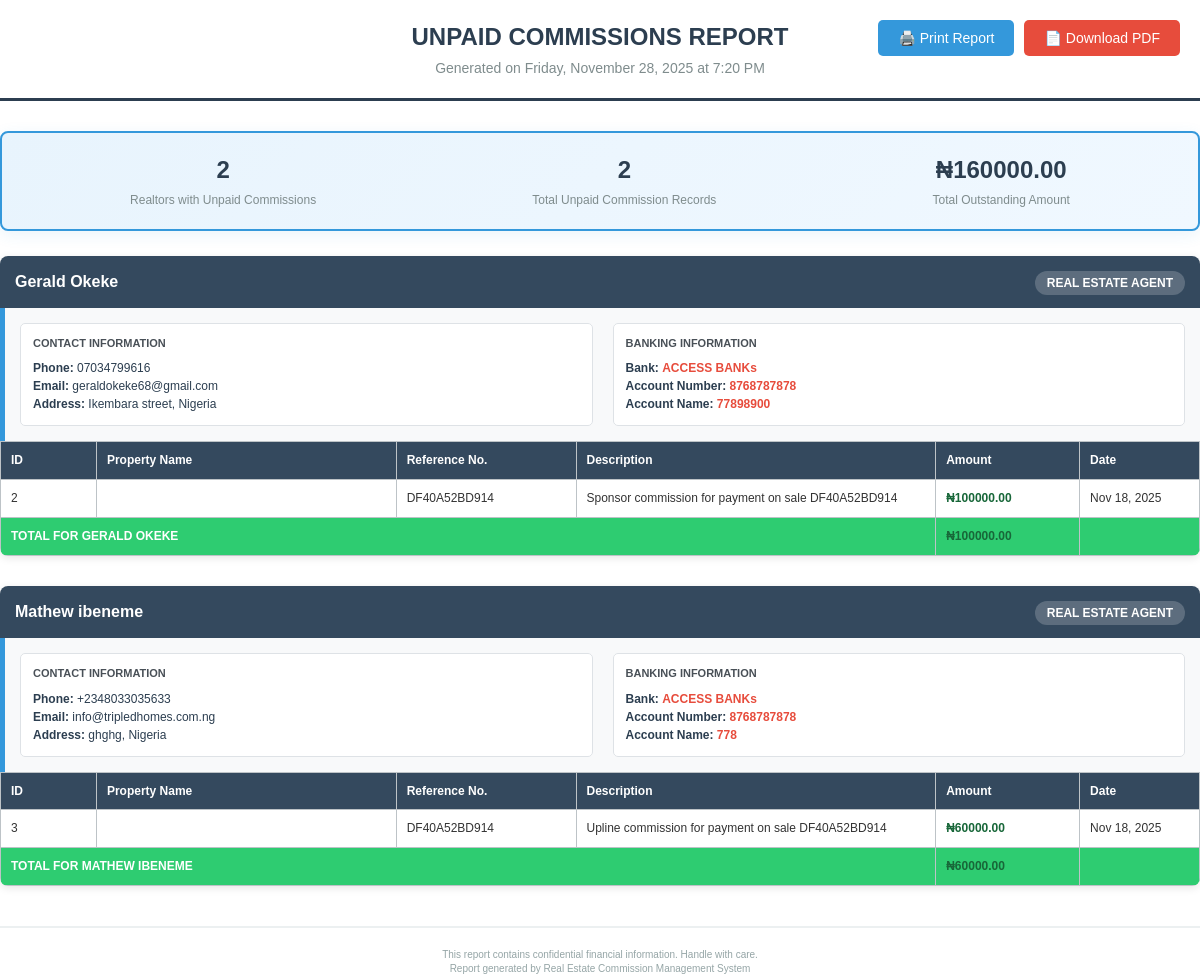
The page /commissions/unpaid/print/ (signed in) on the database as committed earlier.
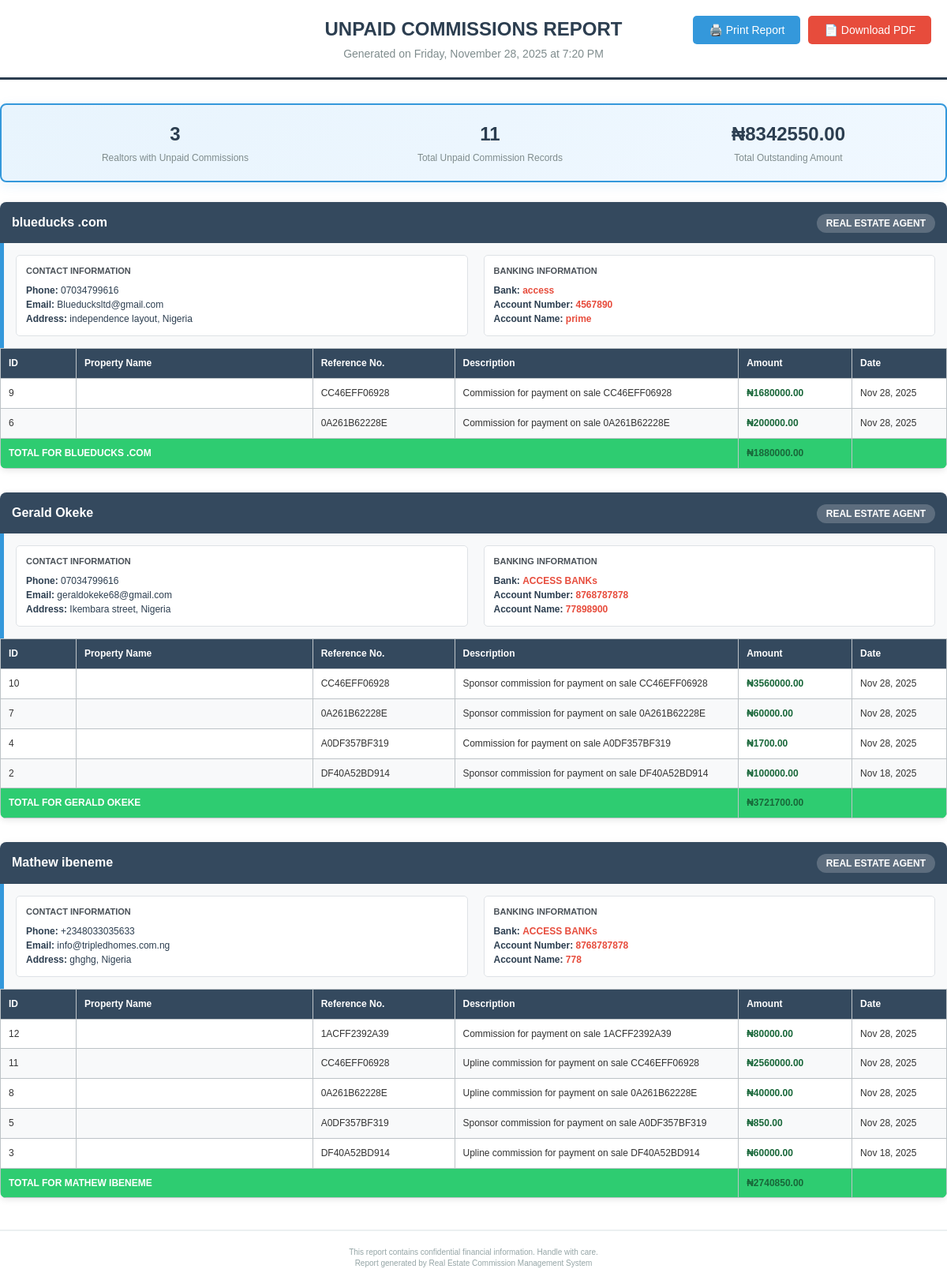
The same page on the database as committed later.
### tripled/models.py (models this page shows, shortened)
class Realtor(models.Model):
    STATUS_CHOICES = [
        ('regular', 'Regular Realtor'),
        ('executive', 'Executive Realtor'),
    ]
    first_name = models.CharField(max_length=100,blank=True, null=True)
    last_name = models.CharField(max_length=100,blank=True, null=True)
    email = models.EmailField(unique=True, blank=True, null=True)
    phone = models.CharField(max_length=20,blank=True, null=True)
    image = models.ImageField(upload_to='realtors/', blank=True, null=True)
    address = models.CharField(max_length=255,blank=True, null=True)
    country = models.CharField(max_length=100,blank=True, null=True)
    status = models.CharField(
        max_length=20,
        choices=STATUS_CHOICES,
        default='regular',
        help_text="Realtor status - can be changed by admin"
    )
    account_number = models.CharField(max_length=50,blank=True, null=True)
    bank_name = models.CharField(max_length=100,blank=True, null=True)
    account_name = models.CharField(max_length=100,blank=True, null=True)
    referral_code = models.CharField(max_length=8, unique=True)
    sponsor_code = models.CharField(max_length=8, blank=True, null=True)
    sponsor = models.ForeignKey('self', on_delete=models.SET_NULL, blank=True, null=True, related_name='referrals')
    total_commission = models.DecimalField(max_digits=12, decimal_places=2, default=0.00)
    paid_commission = models.DecimalField(max_digits=12, decimal_places=2, default=0.00)
    created_at = models.DateTimeField(auto_now_add=True)
    updated_at = models.DateTimeField(auto_now=True)
    @property
    def full_name(self):
        return f"{self.first_name} {self.last_name}"
    @property
    def is_executive(self):
        return self.status == 'executive'
    class Meta:
        ordering = ['status', 'last_name', 'first_name']  # Executive realtors first
        indexes = [
            models.Index(fields=['status']),
            models.Index(fields=['referral_code']),
        ]

class Commission(models.Model):
    realtor = models.ForeignKey(Realtor, on_delete=models.CASCADE, related_name='commissions')
    amount = models.DecimalField(max_digits=12, decimal_places=2)
    description = models.CharField(max_length=255)  # e.g., "Commission for Property XYZ sale"
    property_reference = models.CharField(max_length=100, blank=True, null=True)  # Reference to property sold
    is_paid = models.BooleanField(default=False)
    paid_date = models.DateTimeField(blank=True, null=True)
    created_at = models.DateTimeField(auto_now_add=True)

### tripled/views.py (the view)
# urls.py: path('commissions/unpaid/print/', views.unpaid_commissions_print, name='unpaid_commissions_print'),
@login_required
@admin_required
def unpaid_commissions_print(request):
    unpaid_commissions = (
        Commission.objects.filter(is_paid=False)
        .select_related("realtor")
        .order_by("realtor__last_name", "realtor__first_name", "-created_at")
    )
    property_sales = {}
    for commission in unpaid_commissions:
        if commission.property_reference:
            try:
                sale = PropertySale.objects.select_related("property_item").get(
                    reference_number=commission.property_reference
                )
                property_sales[commission.property_reference] = sale
            except PropertySale.DoesNotExist:
                property_sales[commission.property_reference] = None
    from django.db import models
    total_unpaid_amount = (
        unpaid_commissions.aggregate(total=models.Sum("amount"))["total"] or 0
    )
    commissions_by_realtor = {}
    for commission in unpaid_commissions:
        realtor_id = commission.realtor.id
        if realtor_id not in commissions_by_realtor:
            commissions_by_realtor[realtor_id] = {
                "realtor": commission.realtor,
                "commissions": [],
                "total": 0,
            }
        commissions_by_realtor[realtor_id]["commissions"].append(commission)
        commissions_by_realtor[realtor_id]["total"] += commission.amount
    context = {
        "unpaid_commissions": unpaid_commissions,
        "commissions_by_realtor": commissions_by_realtor,
        "property_sales": property_sales,
        "total_unpaid_amount": total_unpaid_amount,
        "total_realtors": len(commissions_by_realtor),
        "total_commissions_count": unpaid_commissions.count(),
        "print_date": timezone.now(),
    }
    return render(request, "user/unpaid_commissions_print.html", context)

### tripled/helper.py (called while the page is built, shortened)
def admin_required(view_func):
    @wraps(view_func)
    def wrapper(request, *args, **kwargs):
        if not request.user.is_authenticated:
            messages.error(request, 'Please log in to access this page.')
            return redirect('signin')
        if request.user.is_superuser or request.user.is_staff:
            return view_func(request, *args, **kwargs)
    return wrapper

### tripled/templates/user/unpaid_commissions_print.html (shortened to what the changed rows need)
{% load dict_extras %}
<!DOCTYPE html>
<html lang="en">
<head>
</head>
<body>
    <div class="header">
        <h1>UNPAID COMMISSIONS REPORT</h1>
    </div>
    <div class="summary-section">
        <div class="summary-stats">
            <div class="summary-item">
                <h3>{{ total_realtors }}</h3>
                <p>Realtors with Unpaid Commissions</p>
            </div>
            <div class="summary-item">
                <h3>{{ total_commissions_count }}</h3>
                <p>Total Unpaid Commission Records</p>
            </div>
            <div class="summary-item">
                <h3 class="total-amount">₦{{ total_unpaid_amount|floatformat:2 }}</h3>
                <p>Total Outstanding Amount</p>
            </div>
        </div>
    </div>
    {% for realtor_data in commissions_by_realtor.values %}
    <div class="realtor-section">
        <div class="realtor-header {% if realtor_data.realtor.is_executive %}executive{% endif %}">
            <div>
                <strong>{{ realtor_data.realtor.full_name }}</strong>
            </div>
            <div>
                {% if realtor_data.realtor.is_executive %}
                    <span class="executive-badge">👑 EXECUTIVE REALTOR</span>
                {% else %}
                    <span class="regular-badge">REAL ESTATE AGENT</span>
                {% endif %}
            </div>
        </div>
        <div class="realtor-info {% if realtor_data.realtor.is_executive %}executive{% endif %}">
            <div class="contact-info">
                <span class="info-label">Contact Information</span>
                <div class="info-content">
                    <strong>Phone:</strong> {{ realtor_data.realtor.phone }}<br>
                    <strong>Email:</strong> {{ realtor_data.realtor.email }}<br>
                    <strong>Address:</strong> {{ realtor_data.realtor.address }}, {{ realtor_data.realtor.country }}
                </div>
            </div>
            <div class="banking-info">
                <span class="info-label">Banking Information</span>
                <div class="info-content">
                    <strong>Bank:</strong> <span class="account-highlight">{{ realtor_data.realtor.bank_name }}</span><br>
                    <strong>Account Number:</strong> <span class="account-highlight">{{ realtor_data.realtor.account_number }}</span><br>
                    <strong>Account Name:</strong> <span class="account-highlight">{{ realtor_data.realtor.account_name }}</span>
                </div>
            </div>
        </div>
        <table class="commissions-table {% if realtor_data.realtor.is_executive %}executive{% endif %}">
            <thead>
                <tr>
                    <th style="width: 8%;">ID</th>
                    <th style="width: 25%;">Property Name</th>
                    <th style="width: 15%;">Reference No.</th>
                    <th style="width: 30%;">Description</th>
                    <th style="width: 12%;">Amount</th>
                    <th style="width: 10%;">Date</th>
                </tr>
            </thead>
            <tbody>
                {% for commission in realtor_data.commissions %}
                <tr>
                    <td>{{ commission.id }}</td>
                    <td class="property-name">
                    </td>
                    <td>
                        {% if commission.property_reference %}
                            {{ commission.property_reference }}
                        {% else %}
                            N/A
                        {% endif %}
                    </td>
                    <td>{{ commission.description }}</td>
                    <td class="amount">₦{{ commission.amount|floatformat:2 }}</td>
                    <td>{{ commission.created_at|date:"M d, Y" }}</td>
                </tr>
                {% endfor %}
                <tr class="realtor-total {% if realtor_data.realtor.is_executive %}executive{% endif %}">
                    <td colspan="4"><strong>TOTAL FOR {{ realtor_data.realtor.full_name|upper }}</strong></td>
                    <td class="amount"><strong>₦{{ realtor_data.total|floatformat:2 }}</strong></td>
                    <td></td>
                </tr>
            </tbody>
        </table>
    </div>
    {% empty %}
    <div class="no-commissions">
        <h3>🎉 No Unpaid Commissions Found!</h3>
        <p>All commissions have been paid.</p>
        <p>Great job maintaining up-to-date payments!</p>
    </div>
    {% endfor %}
</body>
</html>

Rows that differ between the two databases and show on the page:
now on this page (row edited): Realtor: realtor.full_name "blueducks .com", status "REAL ESTATE AGENT", realtor.phone "07034799616", realtor.email "Blueducksltd@gmail.com", realtor.address "independence layout", realtor.country "Nigeria", realtor.bank_name "access", realtor.account_number "4567890", realtor.account_name "prime", realtor.full_name "BLUEDUCKS .COM", total "1880000.00"
added Commission: id "9", property_reference "CC46EFF06928", description "Commission for payment on sale CC46EFF06928", amount "1680000.00", created_at "Nov 28, 2025", shown under "blueducks .com"
added Commission: id "6", property_reference "0A261B62228E", description "Commission for payment on sale 0A261B62228E", amount "200000.00", created_at "Nov 28, 2025", shown under "blueducks .com"
changed Realtor "Gerald Okeke": total "100000.00" → "3721700.00"
added Commission: id "10", property_reference "CC46EFF06928", description "Sponsor commission for payment on sale CC46EFF06928", amount "3560000.00", created_at "Nov 28, 2025", shown under Realtor "Gerald Okeke"
added Commission: id "7", property_reference "0A261B62228E", description "Sponsor commission for payment on sale 0A261B62228E", amount "60000.00", created_at "Nov 28, 2025", shown under Realtor "Gerald Okeke"
added Commission: id "4", property_reference "A0DF357BF319", description "Commission for payment on sale A0DF357BF319", amount "1700.00", created_at "Nov 28, 2025", shown under Realtor "Gerald Okeke"
changed Realtor "Mathew ibeneme": total "60000.00" → "2740850.00"
added Commission: id "12", property_reference "1ACFF2392A39", description "Commission for payment on sale 1ACFF2392A39", amount "80000.00", created_at "Nov 28, 2025", shown under Realtor "Mathew ibeneme"
added Commission: id "11", property_reference "CC46EFF06928", description "Upline commission for payment on sale CC46EFF06928", amount "2560000.00", created_at "Nov 28, 2025", shown under Realtor "Mathew ibeneme"
added Commission: id "8", property_reference "0A261B62228E", description "Upline commission for payment on sale 0A261B62228E", amount "40000.00", created_at "Nov 28, 2025", shown under Realtor "Mathew ibeneme"
added Commission: id "5", property_reference "A0DF357BF319", description "Sponsor commission for payment on sale A0DF357BF319", amount "850.00", created_at "Nov 28, 2025", shown under Realtor "Mathew ibeneme"
Other text that changed with them:
{{ total_realtors }}: "2" → "3"
{{ total_commissions_count }}: "2" → "11"
{{ total_unpaid_amount|floatformat:2 }}: "160000.00" → "8342550.00"
